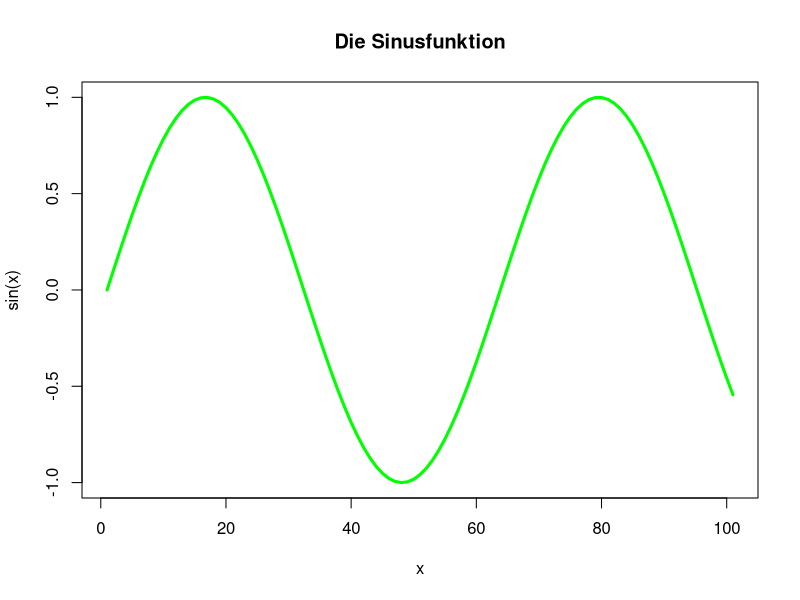

The R source for this figure:
# ------------------------------------------ BEISPIEL 1 -------------------------------------------
# ANGABE: 
#   1.1 Erstellen Sie zwei Objekte, wobei einem der Wert 8, dem zweiten der Wert 3 zugewiesen wird.
#   1.2 Fragen Sie in beiden Fällen ab, ob das Objekt gleich der Zahl 3 ist.
# -------------------------------------------------------------------------------------------------

# ________________ 1.1 LÖSUNG: __________________

a <- 8
b <- 3

# ________________ 1.2 LÖSUNG: __________________

print(a == 3)
print(b == 3)


# ------------------------------------------ BEISPIEL 2 -------------------------------------------
# ANGABE: 
#   2.1 Erstellen Sie einen Vektor, dessen Elemente die Ziffern Ihrer Studienkennzahl sind. 
#   2.2 Berechnen Sie von diesem Vektor folgende Werte:
#       Maximum, Minimum, Spannweite, arithmetisches Mittel, Median, Modus
# -------------------------------------------------------------------------------------------------

# ________________ 2.1 LÖSUNG: __________________

matrNr <- c(5,1,9,0,5,4,8,1) 

# ________________ 2.2 LÖSUNG: __________________

maxResult <- max(matrNr)
minResult <- min(matrNr)
spannweiteResult <- max(matrNr) - min(matrNr)
arithMittelResult <- mean(matrNr)
medianResult <- median(matrNr)

Mode <- function(input) {
  u <- unique(input)
  u[which.max(tabulate(match(input, u)))]
}
modusResult <- Mode(matrNr)

print(maxResult)
print(minResult)
print(spannweiteResult)
print(arithMittelResult)
print(medianResult)
print(modusResult)


# ------------------------------------------ BEISPIEL 3 -------------------------------------------
# ANGABE: 
#   3.1 Erstellen Sie einen zweiten Vektor, dessen Elemente Ihr Geburtsdatum in der Form TTMMJJ ist.
#   3.2 Addieren Sie die beiden Vektoren. Was fällt Ihnen auf?
# -------------------------------------------------------------------------------------------------

# ________________ 3.1 LÖSUNG: __________________

geburtsdatum <- c(0, 3, 0, 7, 8, 8)
print(geburtsdatum)

# ________________ 3.2 LÖSUNG: __________________

bothVectorResult <- geburtsdatum + matrNr

print(matrNr)
print(geburtsdatum)
print(bothVectorResult)

# _____________ Antwort Beispiel 3 : ____________
# Die Vektoren werden nach ihrer index Reihenfolge addiert. Wenn jedoch ein 
# Vektor länger ist als der andere dann fängt der kürzere Vektor wieder vom ersten idex an. 
# Kurzer Vektor iteriert so lange bis das Ende des langen Vektors erreicht ist.


# ------------------------------------------ BEISPIEL 4 -------------------------------------------
# ANGABE: 
#  4.1 Erstellen Sie eine 5x5-Matrix mymat mit Nullen als Einträgen. 
#  4.2 Befüllen Sie die Matrix mit Einträgen. Die Einträge sollen folgendermaßen beschaffen sein:
#  - der Eintrag in der ersten Zeile und ersten Spalte ist 3*3
#  - der Eintrag in der ersten Zeile und zweiten Spalte ist 3*4
#  - der Eintrag in der ersten Zeile und dritten Spalte ist 3*5
#  - der Eintrag in der zweiten Zeile und ersten Spalte ist 4*3
#  - der Eintrag in der zweiten Zeile und zweiten Spalte ist 4*4 etc.
#  Befüllen Sie die Matrix unter Zuhilfenahme zweier Schleifen.
#  4.3 Erstellen Sie eine eine Matrix mymat2, indem Sie mymat transponieren.
#  4.4 Berechnen Sie die Determinanten der beiden Matrizen. Was fällt Ihnen auf?
# -------------------------------------------------------------------------------------------------

# ________________ 4.1 LÖSUNG: __________________

zeromat <-matrix(0L,nrow=5,ncol=5,byrow=TRUE)
print(zeromat)

# ________________ 4.2 LÖSUNG: __________________

#  Globally scoped for loop:

#    for (r in 1:nrow(matr)){
#      for (c in 1:ncol(matr)){
#        inp[r, c] <-  (r + 2) * (c + 2)  
#      }
#    }

#  Locally scoped for loop:

MatrLoop <- function(matr){
  for (r in 1:nrow(matr)){
    for (c in 1:ncol(matr)){
    matr[r, c] <-  (r + 2) * (c + 2)  
    }
  } 
  return(matr)
}

mymat <- MatrLoop(zeromat)
print(mymat)


# ________________ 4.3 LÖSUNG: __________________

mymat2 <- t(mymat)
print(mymat2)

detMyMat <- det(mymat)
print(detMyMat)

detMyMat2 <- det(mymat2)
print(detMyMat2)

# _____________ Antwort Beispiel 4 : _____________
#    Durch das transponieren erhaltet man eine Kopie von obj1.
#    Das dass Ergebnis der Determinanten 0 ist liegt warscheinlich daran das dass
#    Inkrement pro zeile (zeile1 = 3, zeile2 = 4 usw.) immer ein restloser modulus ist 
#    Laut wikipedia gibt der determinant die volumensaenderung an welche hier jedoch gleich null
#    ist da alles linear verlaeuft.


# ------------------------------------------ BEISPIEL 5 -------------------------------------------
# ANGABE: 
#  5.1 Erstellen Sie einen Vektor, der die Elemente 1 bis 10 in Schritten von 0.1 enthält. 
#  5.2 Erstellen Sie ein zweites Objekt, dessen Einträge gleich dem Sinus der Elemente des ersten 
#      Vektors sind.
#  5.3 Erstellen Sie einen Plot dieser Daten. Die Darstellung soll mittels einer grünen 
#      Linie erfolgen, die Überschrift des Plots soll "Die Sinusfunktion" lauten, 
#      beschriften Sie die Achsen mit x bzw. sin(x).
# -------------------------------------------------------------------------------------------------

# ________________ 5.1 LÖSUNG: __________________

obj1 <- seq(0, 10, by=0.1)
print(obj1)

# ________________ 5.2 LÖSUNG: __________________

obj2 <- sin(obj1[0:101])
print(obj2)

# ________________ 5.3 LÖSUNG: __________________

obj2plot <- plot(obj2, 
                 main="Die Sinusfunktion", 
                 xlab="x", 
                 ylab="sin(x)",
                 type="l", 
                 lty=1, 
                 col="green", 
                 lwd=3)


# --------------------------------------------- ENDE ----------------------------------------------

